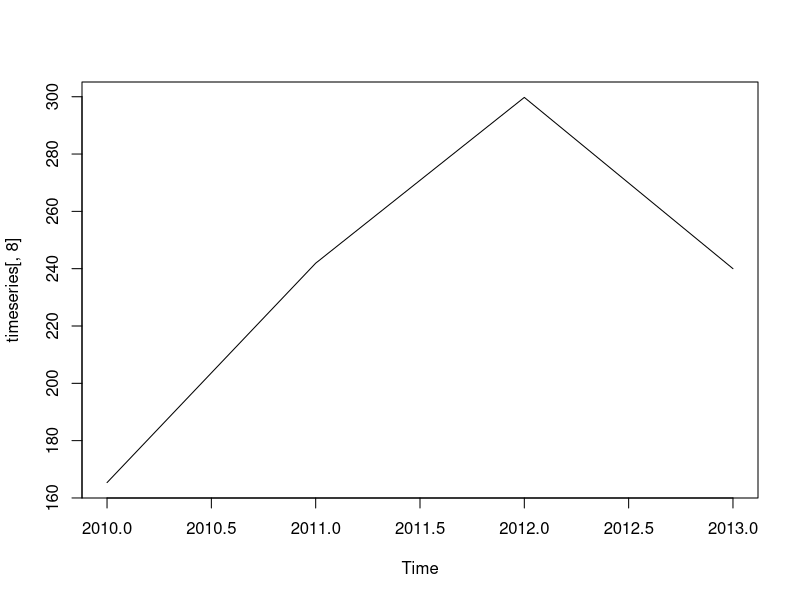
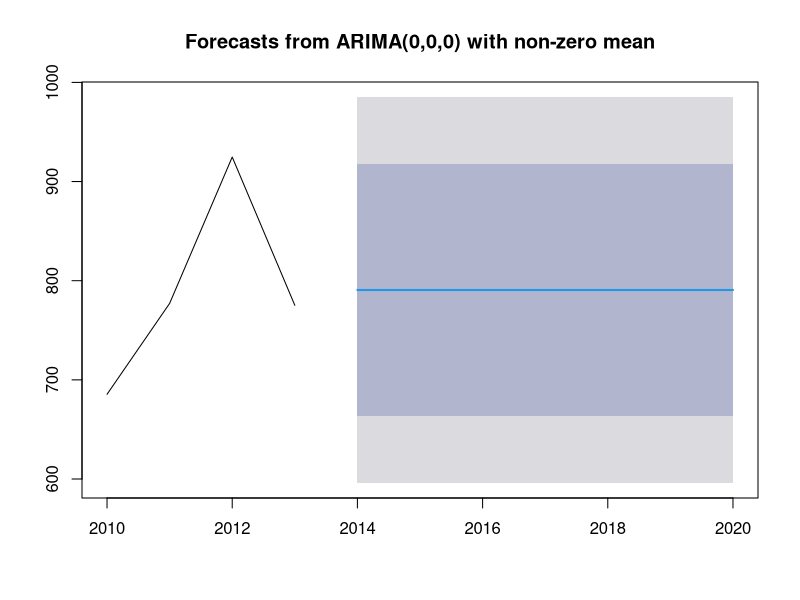
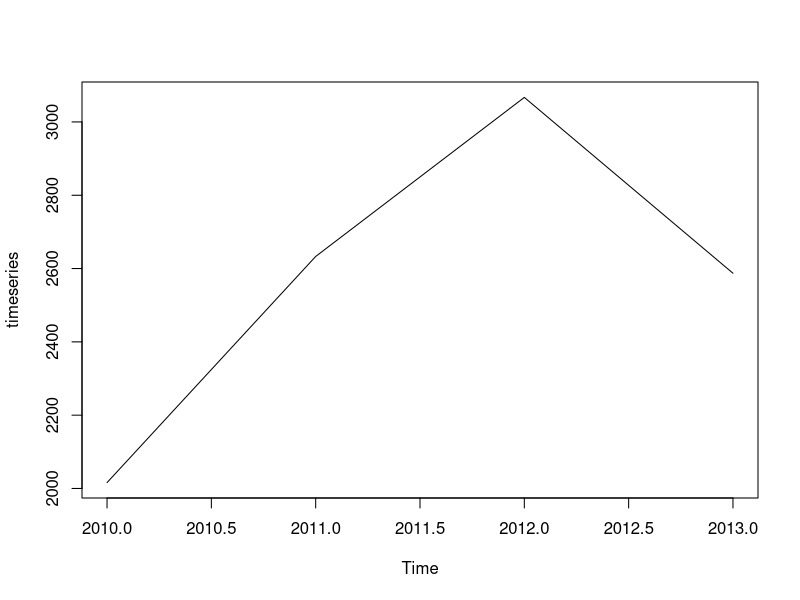
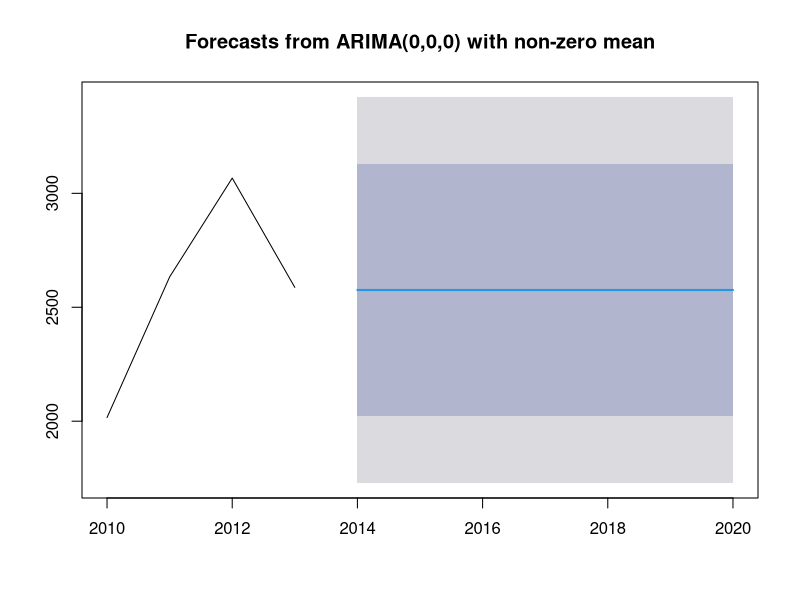

The R source for these figures, in order:
library(forecast)
Andhra_Pradesh <- c(63.84,114.96,130.56,115.2)
Bihar <- c(30,47.52,54,48)
Gujrat <- c(122.4,141.12,106.56,139.2)
Haryana <- c(31.44,51.12,66.24,50.4)
Karnataka <- c(257.76,364.8,605.52,348)
Maharashtra <- c(585.84,789,6756.96,768)
Punjab <- c(22.32,36.72,45.84,36)
Tamil_Naidu <- c(165.36,241.92,299.76,240)
Uttar_Pradesh <- c(685.44,777.12,924.72,775.2)
Uttarakhand <- c(36.48,37.2,42,36)
Others <- c(15.12,30.96,34.8,31.2)
Total_in_India <- c(2016,2633.04,3066.96,2587.2)
combined <- matrix(c(Andhra_Pradesh,Bihar,Gujrat,Haryana,Karnataka,Maharashtra,Punjab,Tamil_Naidu,Uttar_Pradesh,Uttarakhand,Others),nrow=4)
print(combined)
timeseries <- ts(combined,start=c(2010,1),end=c(2013,1),frequency = 1)
print(timeseries)
plot(timeseries[,8])
fit <- auto.arima(timeseries[,9])
forecasting <- forecast(fit,7)
print(forecasting)
plot(forecasting)
timeseries <- ts(Total_in_India,start = c(2010,1),end=c(2013,1))
plot(timeseries)
fit <- auto.arima(timeseries)
forecasting<-forecast(fit,7)
print(forecasting)
plot(forecasting)
